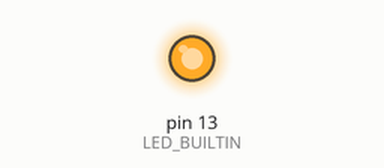
The sketch below on a simulated Arduino Uno, built with avr-gcc and run on an emulated ATmega328P. Shown: output pins drawn as LEDs (lit = HIGH).

Above: at 0.4 s.
At 13.37 s:
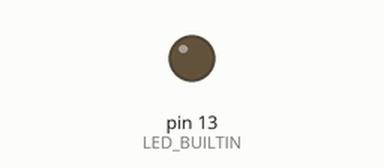
Timing chart, 0 to 13.7 s (numbered marks = the images above):
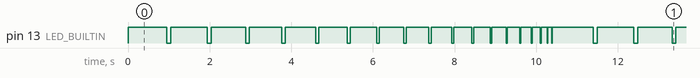

The sketch:

Lab05_Q3.1.ino
```cpp
// CPE 301: Lab 05, Question 3.1
// October 4th, 2017
// Created by Alexis Diaz

// initialize digital pin LED_BUILTIN as an output.
void setup() {
  pinMode(LED_BUILTIN, OUTPUT);
}

// Flashes the LED on and off, and every loop the flash goes faster
void loop() {
  for (int i = 1000; i -= 50; i > 0){
  digitalWrite(LED_BUILTIN, HIGH);    // turn the LED on (HIGH is the voltage level)
  delay(i);                           //wait
  digitalWrite(LED_BUILTIN, LOW);     // turn the LED off by making the voltage LOW
  delay(i/10);                        //wait
  }
}
```

Measured:
- by itself, pin 13 (LED_BUILTIN): moves between LOW and HIGH, repeating every 10.5 s
- by itself, everything shown: repeats every 10.5 s, in 30 steps
